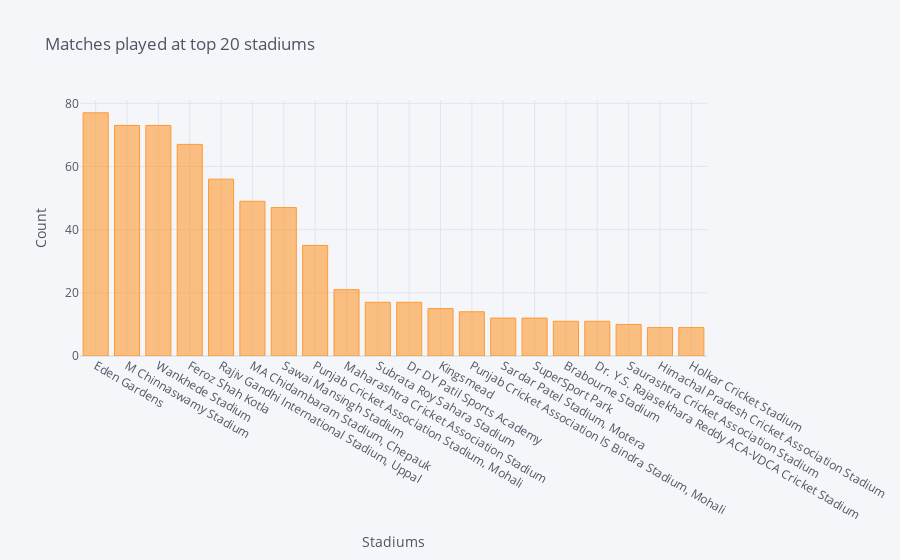

The cell this chart's notebook holds for it:
### Code cell
# Top 20 stadiums with Maximum number of matches played
stadium[:20].iplot(kind ='bar', xTitle = 'Stadiums', yTitle = 'Count', title = 'Matches played at top 20 stadiums')

### Figure 1 — Plotly figure (JSON) as saved in the notebook; plotly's stock layout.template omitted (floating-point values rounded to 4 significant figures)
{"data": [{"marker": {"color": "rgba(255, 153, 51, 0.6)", "line": {"color": "rgba(255, 153, 51, 1.0)", "width": 1}}, "name": "venue", "orientation": "v", "text": "", "type": "bar", "x": ["Eden Gardens", "M Chinnaswamy Stadium", "Wankhede Stadium", "Feroz Shah Kotla", "Rajiv Gandhi International Stadium, Uppal", "MA Chidambaram Stadium, Chepauk", "Sawai Mansingh Stadium", "Punjab Cricket Association Stadium, Mohali", "Maharashtra Cricket Association Stadium", "Subrata Roy Sahara Stadium", "Dr DY Patil Sports Academy", "Kingsmead", "Punjab Cricket Association IS Bindra Stadium, Mohali", "Sardar Patel Stadium, Motera", "SuperSport Park", "Brabourne Stadium", "Dr. Y.S. Rajasekhara Reddy ACA-VDCA Cricket Stadium", "Saurashtra Cricket Association Stadium", "Himachal Pradesh Cricket Association Stadium", "Holkar Cricket Stadium"], "y": [77, 73, 73, 67, 56, 49, 47, 35, 21, 17, 17, 15, 14, 12, 12, 11, 11, 10, 9, 9]}], "layout": {"legend": {"bgcolor": "#F5F6F9", "font": {"color": "#4D5663"}}, "paper_bgcolor": "#F5F6F9", "plot_bgcolor": "#F5F6F9", "title": {"font": {"color": "#4D5663"}, "text": "Matches played at top 20 stadiums"}, "xaxis": {"gridcolor": "#E1E5ED", "showgrid": true, "tickfont": {"color": "#4D5663"}, "title": {"font": {"color": "#4D5663"}, "text": "Stadiums"}, "zerolinecolor": "#E1E5ED"}, "yaxis": {"gridcolor": "#E1E5ED", "showgrid": true, "tickfont": {"color": "#4D5663"}, "title": {"font": {"color": "#4D5663"}, "text": "Count"}, "zerolinecolor": "#E1E5ED"}}}
